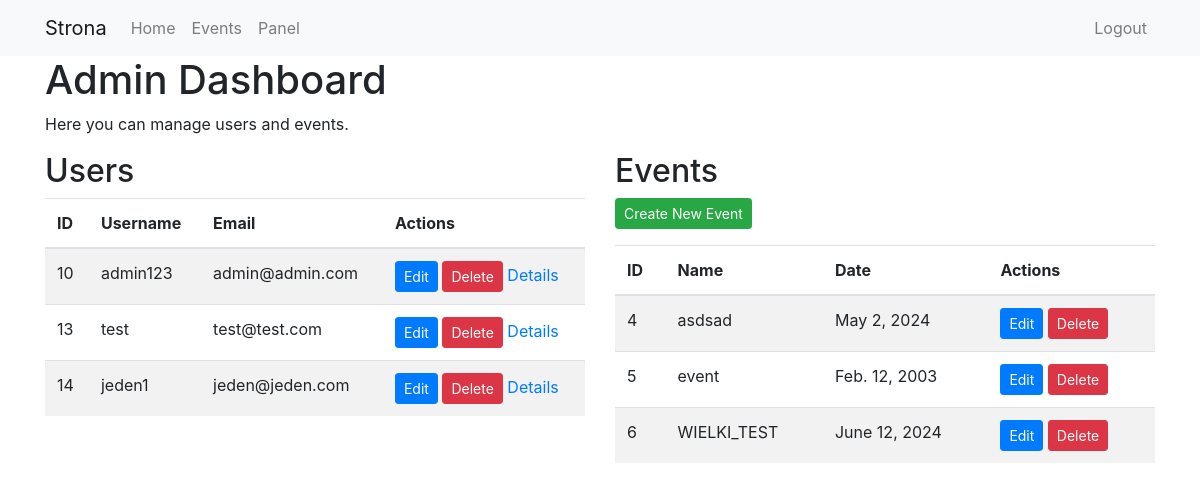
The app's page /dashboard/ (signed in) with its own data.
### app/models.py (models this page shows, shortened)
class User(AbstractBaseUser, PermissionsMixin):
    user_ID = models.AutoField(primary_key=True)
    email = models.EmailField(max_length=50, unique=True)
    username = models.CharField(max_length=50)
    is_staff = models.BooleanField(default=False)
    role = models.CharField(max_length=50)
    USERNAME_FIELD = "email"
    REQUIRED_FIELDS = ["username"]
    objects = UserManager()

class Event(models.Model):
    event_ID = models.BigAutoField(primary_key=True)
    title = models.CharField(max_length=255)
    date = models.DateField(max_length=255)
    description = models.TextField()
    start_date = models.DateTimeField()  #! Could add specific time
    end_date = models.DateTimeField()  #! Could add specific time
    location = models.CharField(max_length=255)
    parent_event_ID = models.IntegerField()
    status = models.CharField(
        max_length=10, choices=[(status.value, status.name) for status in EventStatus]
    )
    organizer_ID = models.ForeignKey(
        User, on_delete=models.CASCADE, to_field="user_ID"
    )  # ? to_field may be unnecessary since User has user_id as auto primary key to that field
    parent_event_ID = models.ForeignKey(
        "self", on_delete=models.CASCADE, to_field="event_ID", null=True, blank=True
    )  #! Need to be tested as its self-referential foreign key

### app/views.py (the view)
# urls.py: path('dashboard/', admin_dashboard, name='admin_dashboard'),
@login_required
@csrf_exempt
def admin_dashboard(request):
    User = get_user_model()
    users = User.objects.all()
    events = Event.objects.all()
    if request.method == 'POST':
        event_form = EventForm(request.POST)
        if event_form.is_valid():
            event_form.save()
            return redirect('admin_dashboard')
    else:
        event_form = EventForm()
    return render(request, 'admin_dashboard.html', {'users': users, 'events': events, 'event_form': event_form})

### app/templates/admin_dashboard.html (shortened to what this page needs)
{% extends "base.html" %}
{% block content %}
<h1>Admin Dashboard</h1>
<p>Here you can manage users and events.</p>
<div class="row">
    <div class="col-md-6">
        <h2>Users</h2>
        <table class="table table-striped">
            <thead>
                <tr>
                    <th>ID</th>
                    <th>Username</th>
                    <th>Email</th>
                    <th>Actions</th>
                </tr>
            </thead>
            <tbody>
                {% for user in users %}
                <tr>
                    <td>{{ user.user_ID }}</td>
                    <td>{{ user.username }}</td>
                    <td>{{ user.email }}</td>
                    <td>
                        <a href="{% url 'edit_user' user.user_ID %}" class="btn btn-primary btn-sm">Edit</a>
                        <a href="{% url 'delete_user' user.user_ID %}" class="btn btn-danger btn-sm">Delete</a>
                        <a href="{% url 'user_detail' user.user_ID %}">Details</a>
                    </td>
                </tr>
                {% endfor %}
            </tbody>
        </table>
    </div>
    <div class="col-md-6">
        <h2>Events</h2>
        <a href="{% url 'create_event' %}" class="btn btn-success btn-sm mb-3">Create New Event</a>
        <table class="table table-striped">
            <thead>
                <tr>
                    <th>ID</th>
                    <th>Name</th>
                    <th>Date</th>
                    <th>Actions</th>
                </tr>
            </thead>
            <tbody>
                {% for event in events %}
                <tr>
                    <td>{{ event.event_ID }}</td>
                    <td>{{ event.title }}</td>
                    <td>{{ event.date }}</td>
                    <td>
                        <a href="{% url 'edit_event' event.event_ID %}" class="btn btn-primary btn-sm">Edit</a>
                        <a href="{% url 'delete_event' event.event_ID %}" class="btn btn-danger btn-sm">Delete</a>
                    </td>
                </tr>
                {% endfor %}
            </tbody>
        </table>
    </div>
</div>
{% endblock %}

### app/templates/base.html (shortened to what this page needs)
<!DOCTYPE html>
<html lang="en">
<head>
    <link href="https://stackpath.bootstrapcdn.com/bootstrap/4.5.2/css/bootstrap.min.css" rel="stylesheet">
</head>
<body>
    <nav class="navbar navbar-expand-lg navbar-light bg-light">
        <div class="container">
            <a class="navbar-brand" href="#">Strona</a>
            <div class="collapse navbar-collapse" id="navbarNav">
                <ul class="navbar-nav mr-auto">
                    <li class="nav-item">
                        <a class="nav-link" href="{% url 'home' %}">Home</a>
                    </li>
                    {% if user.is_authenticated %}
                    <li class="nav-item">
                        <a class="nav-link" href="{% url 'events' %}">Events</a>
                    </li>
                    {% if user.is_staff %}
                    <li class="nav-item">
                        <a class="nav-link" href="{% url 'admin_dashboard' %}">Panel</a>
                    </li>
                    {% endif %}
                    {% endif %}
                </ul>
                <ul class="navbar-nav ml-auto">
                    {% if user.is_authenticated %}
                    <li class="nav-item">
                        <a class="nav-link" href="{% url 'logout' %}">Logout</a>
                    </li>
                    {% endif %}
                </ul>
            </div>
        </div>
    </nav>
    <div class="container">
        {% block content %}{% endblock %}
    </div>
</body>
</html>

### records on screen
User: user_ID "10", username "admin123", email "admin@admin.com"
User: user_ID "13", username "test", email "test@test.com"
User: user_ID "14", username "jeden1", email "jeden@jeden.com"
Event: event_ID "4", title "asdsad", date "May 2, 2024"
Event: event_ID "5", title "event", date "Feb. 12, 2003"
Event: event_ID "6", title "WIELKI_TEST", date "June 12, 2024"
